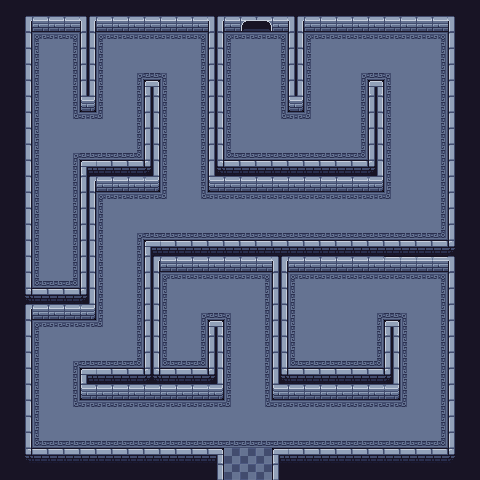

The image is a tile-based game level rendered from a .tmx file. Its description and source (layers, tilesets, objects; grid data summarised) follow:
An orthogonal 30x30 tile map with 16x16 px tiles, 2 tile layers (Floor & Walls, F&W Decor) and 123 objects (76x WallTorch, 21x Wall, 10x BlueSlime, 7x Skull, 3x Vase, ...).

<map version="1.10" tiledversion="1.11.2" orientation="orthogonal" renderorder="right-down" width="30" height="30" tilewidth="16" tileheight="16" infinite="0" nextlayerid="5" nextobjectid="128">
 <tileset firstgid="1" source="../Tilemaps/AllTile.tsx" />
 <objectgroup id="4" name="Collision">
  <object id="1" type="Wall" x="24.7018" y="13.4737" width="429.474" height="2.24561" />
  <object id="2" type="Wall" x="23.5789" y="15.1579" width="6.17544" height="440.14" />
  <object id="3" type="Wall" x="24.7018" y="446.877" width="197.614" height="33.6842" />
  <object id="4" type="Wall" x="272.842" y="449.123" width="185.825" height="32" />
  <object id="5" type="Wall" x="448.561" y="16.8421" width="7.85965" height="446.316" />
  <object id="6" type="Wall" x="80.2807" y="15.7193" width="15.1579" height="80.2807" />
  <object id="7" type="Wall" x="145.404" y="81.4035" width="14.0351" height="95.4386" />
  <object id="8" type="Wall" x="80.8421" y="161.123" width="78.5965" height="14.5965" />
  <object id="9" type="Wall" x="79.7193" y="160" width="15.7193" height="144.281" />
  <object id="10" type="Wall" x="25.2632" y="288" width="69.614" height="16.2807" />
  <object id="11" type="Wall" x="207.719" y="19.0877" width="15.7193" height="157.193" />
  <object id="12" type="Wall" x="208.842" y="160" width="173.474" height="15.7193" />
  <object id="13" type="Wall" x="288" y="15.7193" width="15.1579" height="80.8421" />
  <object id="14" type="Wall" x="368.842" y="80.8421" width="14.5965" height="95.4386" />
  <object id="15" type="Wall" x="144.842" y="240.281" width="309.895" height="17.4035" />
  <object id="16" type="Wall" x="144.281" y="255.439" width="15.1579" height="120.14" />
  <object id="17" type="Wall" x="80.2807" y="368.281" width="143.158" height="16.2807" />
  <object id="18" type="Wall" x="208.842" y="320" width="14.5965" height="64.5614" />
  <object id="19" type="Wall" x="272.842" y="256" width="14.5965" height="128.561" />
  <object id="20" type="Wall" x="272.842" y="368.842" width="126.316" height="15.1579" />
  <object id="21" type="Wall" x="384.561" y="320.561" width="15.1579" height="63.4386" />
 </objectgroup>
 <layer id="1" name="Floor &amp; Walls" width="30" height="30">
  <data>[900 cells, 900 non-empty, 28 distinct tile ids]</data>
 </layer>
 <layer id="2" name="F&amp;W Decor" width="30" height="30">
  <data>[900 cells, 324 non-empty, 12 distinct tile ids]</data>
 </layer>
 <objectgroup id="3" name="Objects">
  <object id="22" name="Attack2Room" type="Door" x="239.719" y="16.2807" width="33.1228" height="3.36842" />
  <object id="23" name="FromAttack2Room" type="SpawnPoint" x="256" y="58.9474">
   <point />
  </object>
  <object id="24" name="BigRoom" type="Door" x="223.439" y="476.632" width="47.7193" height="2.24561" />
  <object id="25" name="FromBigRoom" type="SpawnPoint" x="247.579" y="450.246">
   <point />
  </object>
  <object id="26" name="Vase" type="Vase" x="183.579" y="352">
   <properties>
    <property name="Coin" type="int" value="1" />
    <property name="PotionRedMini" type="int" value="1" />
   </properties>
   <point />
  </object>
  <object id="27" name="Chest" type="Chest" x="319.439" y="288">
   <properties>
    <property name="Coin" type="int" value="3" />
    <property name="PotionRed" type="int" value="1" />
   </properties>
   <point />
  </object>
  <object id="28" name="Skull" type="Skull" x="423.86" y="294.737">
   <point />
  </object>
  <object id="29" name="BlueSlime" type="BlueSlime" x="421.053" y="422.175">
   <point />
  </object>
  <object id="30" type="BlueSlime" x="185.263" y="295.86">
   <point />
  </object>
  <object id="31" name="Skull" type="Skull" x="56.1404" y="345.825">
   <point />
  </object>
  <object id="32" name="BlueSlime" type="BlueSlime" x="183.579" y="211.649">
   <point />
  </object>
  <object id="33" name="BlueSlime" type="BlueSlime" x="165.614" y="218.947">
   <point />
  </object>
  <object id="34" name="BlueSlime" type="BlueSlime" x="199.86" y="218.947">
   <point />
  </object>
  <object id="35" name="Skull" type="Skull" x="121.825" y="57.8246">
   <point />
  </object>
  <object id="36" name="Skull" type="Skull" x="56.7018" y="135.86">
   <point />
  </object>
  <object id="37" name="BlueSlime" type="BlueSlime" x="58.386" y="110.035">
   <point />
  </object>
  <object id="38" name="BlueSlime" type="BlueSlime" x="55.5789" y="158.877">
   <point />
  </object>
  <object id="39" name="Chest" type="Chest" x="55.5789" y="54.4561">
   <properties>
    <property name="Coin" type="int" value="3" />
    <property name="PotionRed" type="int" value="1" />
   </properties>
   <point />
  </object>
  <object id="40" name="Vase" type="Vase" x="55.5789" y="265.544">
   <properties>
    <property name="Coin" type="int" value="1" />
    <property name="PotionRedMini" type="int" value="1" />
   </properties>
   <point />
  </object>
  <object id="41" name="Skull" type="Skull" x="416" y="80.2807">
   <point />
  </object>
  <object id="42" name="BlueSlime" type="BlueSlime" x="416" y="99.9298">
   <point />
  </object>
  <object id="43" name="BlueSlime" type="BlueSlime" x="405.895" y="119.579">
   <point />
  </object>
  <object id="44" name="BlueSlime" type="BlueSlime" x="425.544" y="117.895">
   <point />
  </object>
  <object id="45" name="Skull" type="Skull" x="415.439" y="141.474">
   <point />
  </object>
  <object id="46" name="Skull" type="Skull" x="295.86" y="136.421">
   <point />
  </object>
  <object id="47" name="Vase" type="Vase" x="320" y="52.2105">
   <properties>
    <property name="PotionRedMini" type="int" value="1" />
   </properties>
   <point />
  </object>
  <object id="48" name="TorchFront" type="WallTorch" x="200.421" y="387.93">
   <properties>
    <property name="Color" value="Orange" />
   </properties>
   <point />
  </object>
  <object id="49" name="TorchFront" type="WallTorch" x="296.421" y="388.491">
   <properties>
    <property name="Color" value="Orange" />
   </properties>
   <point />
  </object>
  <object id="50" name="TorchFront" type="WallTorch" x="184.702" y="261.053">
   <properties>
    <property name="Color" value="Orange" />
   </properties>
   <point />
  </object>
  <object id="51" name="TorchFront" type="WallTorch" x="247.579" y="259.93">
   <properties>
    <property name="Color" value="Orange" />
   </properties>
   <point />
  </object>
  <object id="52" name="TorchFront" type="WallTorch" x="304.281" y="261.614">
   <properties>
    <property name="Color" value="Green" />
   </properties>
   <point />
  </object>
  <object id="53" name="TorchFront" type="WallTorch" x="336.281" y="261.614">
   <properties>
    <property name="Color" value="Green" />
   </properties>
   <point />
  </object>
  <object id="54" name="TorchFront" type="WallTorch" x="423.86" y="261.614">
   <properties>
    <property name="Color" value="Orange" />
   </properties>
   <point />
  </object>
  <object id="55" name="TorchFront" type="WallTorch" x="376.14" y="387.93">
   <properties>
    <property name="Color" value="Orange" />
   </properties>
   <point />
  </object>
  <object id="56" name="TorchFront" type="WallTorch" x="152.14" y="388.491">
   <properties>
    <property name="Color" value="Orange" />
   </properties>
   <point />
  </object>
  <object id="57" name="TorchFront" type="WallTorch" x="104.421" y="387.93">
   <properties>
    <property name="Color" value="Orange" />
   </properties>
   <point />
  </object>
  <object id="58" name="TorchFront" type="WallTorch" x="55.0175" y="309.333">
   <properties>
    <property name="Color" value="Orange" />
   </properties>
   <point />
  </object>
  </objectgroup>
</map>
<!-- 65 of 123 objects omitted -->
